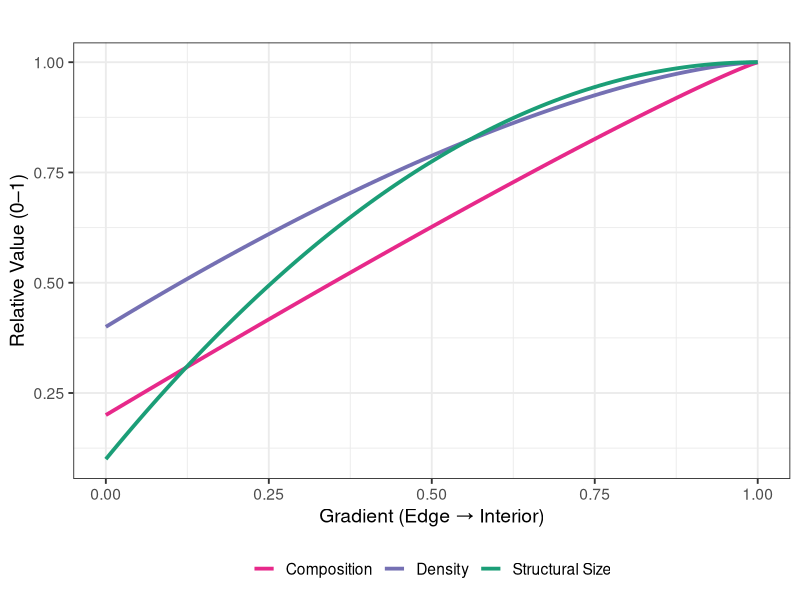
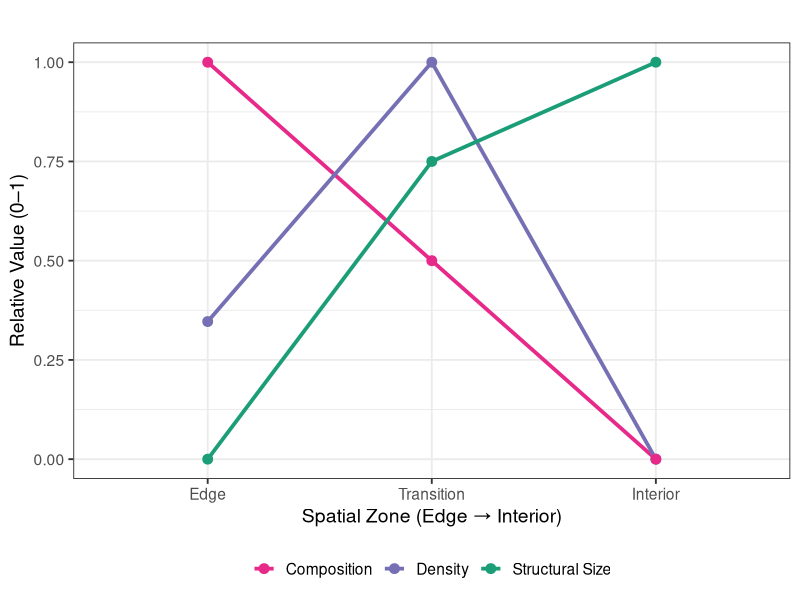
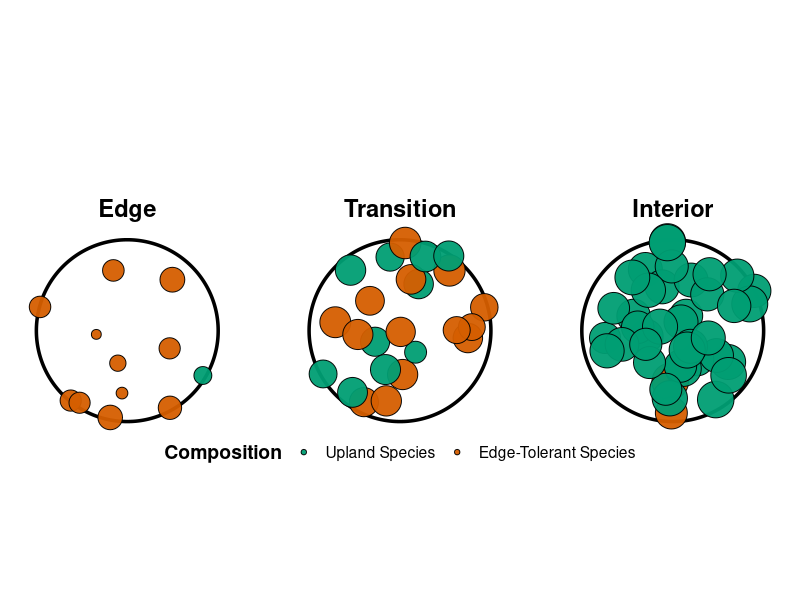
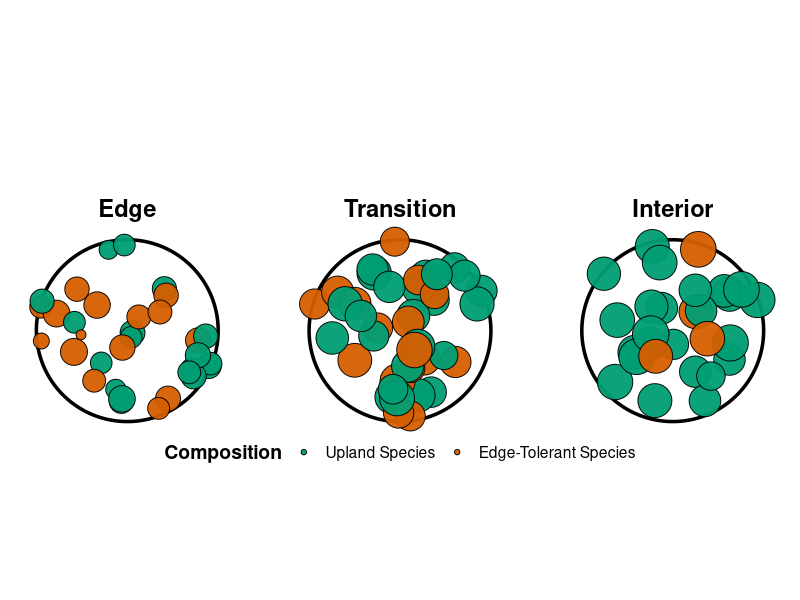

Source code (R) for these figures, in order:
## -----------------------------------------------------------------------------------------------------------------------------------------------------------
library(ggplot2)
library(dplyr)
library(tidyr)
library(patchwork)
install.packages("ggforce")   # only once


metric_colors <- c(
  "Structural Size" = "#1b9e77",
  "Density" = "#7570b3",  
  "Composition" = "#e7298a"  
)

plot_empirical_and_ratchet_fixed <- function() {
  
  empirical_raw <- tibble::tribble(
    ~Metric,           ~Edge,   ~Transition, ~Interior,
    "Structural Size",  11.8,     14.8,        15.8,
    "Density",          33.6,     43.4,        28.4,
    "Composition",      0.30,     0.15,        0.00
  )

  empirical_df <- empirical_raw |>
    pivot_longer(-Metric, names_to="Zone", values_to="Value") |>
    group_by(Metric) |>
    mutate(Relative = (Value - min(Value)) / (max(Value) - min(Value))) |>
    ungroup() |>
    mutate(Zone = factor(Zone, levels=c("Edge","Transition","Interior")))

 p_emp <- ggplot(empirical_df, aes(x=Zone, y=Relative, color=Metric, group=Metric)) +
    geom_line(size=1.3) +
    geom_point(size=3) +
    scale_color_manual(values=metric_colors) +
    labs(title="",
      x="Spatial Zone (Edge → Interior)",
      y="Relative Value (0–1)"
    ) + guides(color = guide_legend(title = NULL)) + 
    theme_bw(base_size=14) +
    theme(legend.position = "bottom",     
      plot.title = element_text(face="bold", hjust=0.5))

    x <- seq(0, 1, length.out=100)
  ratchet_df <- data.frame(
    Position = x,
    Structural_Size = 1.0 - 0.9 * (1 - x)^2,
    Density = 1.0 - 0.6 * (1 - x)^1.5,
    Composition = 1.0 - 0.8 * (1 - x)^1.1
  ) |>
    rename(`Structural Size` = Structural_Size) |>  
    pivot_longer(-Position, names_to="Metric", values_to="Value")

  p_ratchet <- ggplot(ratchet_df, aes(x=Position, y=Value, color=Metric)) +
    geom_line(size=1.3) +
    scale_color_manual(values=metric_colors) +
    labs(title="",
      x="Gradient (Edge → Interior)",
      y="Relative Value (0–1)"
    ) + guides(color = guide_legend(title = NULL)) + 
    theme_bw(base_size=14) +
    theme( legend.position = "bottom",
      plot.title = element_text(face="bold", hjust=0.5))

  list(empirical_plot=p_emp, ratchet_plot=p_ratchet)
}

plots <- plot_empirical_and_ratchet_fixed()

plots$ratchet_plot 
plots$empirical_plot


## -----------------------------------------------------------------------------------------------------------------------------------------------------------
library(ggplot2)
library(dplyr)
library(ggforce)

set.seed(42)

make_patch <- function(center_x, center_y, radius,
                       n_trees, size_mean, size_sd,
                       p_edge, upland_col, edge_col) {
  tibble(
    angle = runif(n_trees, 0, 2*pi),
    r     = sqrt(runif(n_trees, 0, 1)) * radius,
    size  = pmax(rnorm(n_trees, size_mean, size_sd), 1),
    Composition = ifelse(runif(n_trees) < p_edge, edge_col, upland_col)
  ) |>
    mutate(
      x = center_x + r * cos(angle),
      y = center_y + r * sin(angle)
    )
}

upland_col <- "#009E73" 
edge_col   <- "#D55E00"  

dens_edge_con  <- 12
dens_tran_con  <- 24
dens_int_con   <- 40

size_edge_con <- 3
size_tran_con <- 6
size_int_con  <- 9

p_edge_edge_con  <- 0.95 
p_edge_tran_con  <- 0.50 
p_edge_int_con   <- 0.05 

patch_edge_con <- make_patch(1, 0, 1,
                             dens_edge_con, size_edge_con, 0.8,
                             p_edge_edge_con, upland_col, edge_col)

patch_tran_con <- make_patch(4, 0, 1,
                             dens_tran_con, size_tran_con, 1.0,
                             p_edge_tran_con, upland_col, edge_col)

patch_int_con <- make_patch(7, 0, 1,
                            dens_int_con, size_int_con, 1.2,
                            p_edge_int_con, upland_col, edge_col)

all_ratchet <- bind_rows(
  patch_edge_con  |> mutate(Zone = "Edge",       cx = 1, cy = 0),
  patch_tran_con  |> mutate(Zone = "Transition", cx = 4, cy = 0),
  patch_int_con   |> mutate(Zone = "Interior",   cx = 7, cy = 0)
)

circle_df <- tibble(
  Zone = c("Edge","Transition","Interior"),
  cx   = c(1,4,7),
  cy   = 0,
  r    = 1
)

p_ratchet <- ggplot() +
  geom_circle(data = circle_df,
              aes(x0 = cx, y0 = cy, r = r),
              size = 1.2, color = "black", fill = NA) +
  geom_point(data = all_ratchet,
             aes(x = x, y = y, fill = Composition, size = size),
             shape = 21, color = "black", alpha = 0.95) +
  geom_text(data = circle_df,
            aes(x = cx, y = cy + 1.35, label = Zone),
            fontface = "bold", size = 6) +
  scale_fill_identity(
    guide  = "legend",
    breaks = c(upland_col, edge_col),
    labels = c("Upland Species", "Edge-Tolerant Species")
  ) +
  scale_size_continuous(range = c(3, 12), guide = "none") +
  coord_equal() +
  labs(title = "",
       subtitle = "",
       fill = "Composition") +
  theme_void(base_size = 14) +
  theme(
    legend.position = "bottom",
    legend.title    = element_text(face = "bold")
  )

p_ratchet 


## -----------------------------------------------------------------------------------------------------------------------------------------------------------
library(ggplot2)
library(dplyr)
library(ggforce)

set.seed(42)

patch_emp <- function(center_x, center_y, radius,
                           n_trees, size_mean, size_sd,
                           p_edge, upland_col, edge_col) {
  tibble(
    angle = runif(n_trees, 0, 2*pi),
    r     = sqrt(runif(n_trees, 0, 1)) * radius,
    size  = pmax(rnorm(n_trees, size_mean, size_sd), 1),
    Composition = ifelse(runif(n_trees) < p_edge, edge_col, upland_col)
  ) |>
    mutate(
      x = center_x + r * cos(angle),
      y = center_y + r * sin(angle)
    )
}

upland_col <- "#009E73"
edge_col   <- "#D55E00"


max_trees  <- 40  
edge_n_emp  <- round(max_trees * (109/131))  
tran_n_emp  <- round(max_trees * 1.0)     
int_n_emp   <- round(max_trees * (91/131))

p_edge_edge_emp  <- 61/109   
p_edge_tran_emp  <- 60/131 
p_edge_int_emp   <- 12/91    

size_edge <- 11.8
size_tran <- 14.8
size_int  <- 15.8

scale_size <- function(x) (x - min(x)) / (max(x) - min(x)) * 6 + 4
size_scaled <- scale_size(c(size_edge, size_tran, size_int))

patch_edge_emp <- patch_emp(1, 0, 1,
                                 edge_n_emp, size_scaled[1], 1.0,
                                 p_edge_edge_emp, upland_col, edge_col)

patch_tran_emp <- patch_emp(4, 0, 1,
                                 tran_n_emp, size_scaled[2], 1.1,
                                 p_edge_tran_emp, upland_col, edge_col)

patch_int_emp <- patch_emp(7, 0, 1,
                                int_n_emp, size_scaled[3], 1.2,
                                p_edge_int_emp, upland_col, edge_col)

all_emp <- bind_rows(
  patch_edge_emp |> mutate(Zone = "Edge",       cx = 1, cy = 0),
  patch_tran_emp |> mutate(Zone = "Transition", cx = 4, cy = 0),
  patch_int_emp  |> mutate(Zone = "Interior",   cx = 7, cy = 0)
)

circle_df <- tibble(
  Zone = c("Edge","Transition","Interior"),
  cx   = c(1,4,7),
  cy   = 0,
  r    = 1
)

p_empirical <- ggplot() +
  geom_circle(data = circle_df,
              aes(x0 = cx, y0 = cy, r = r),
              size = 1.2, color = "black", fill = NA) +
  geom_point(data = all_emp,
             aes(x = x, y = y, fill = Composition, size = size),
             shape = 21, color = "black", alpha = 0.95) +
  geom_text(data = circle_df,
            aes(x = cx, y = cy + 1.35, label = Zone),
            fontface = "bold", size = 6) +
  scale_fill_identity(
    guide  = "legend",
    breaks = c(upland_col, edge_col),
    labels = c("Upland Species", "Edge-Tolerant Species")
  ) +
  scale_size_continuous(range = c(3, 12), guide = "none") +
  coord_equal() +
  labs(title = "",
       subtitle = "",
       fill = "Composition") +
  theme_void(base_size = 14) +
  theme(
    legend.position = "bottom",
    legend.title    = element_text(face = "bold")
  )

p_empirical

